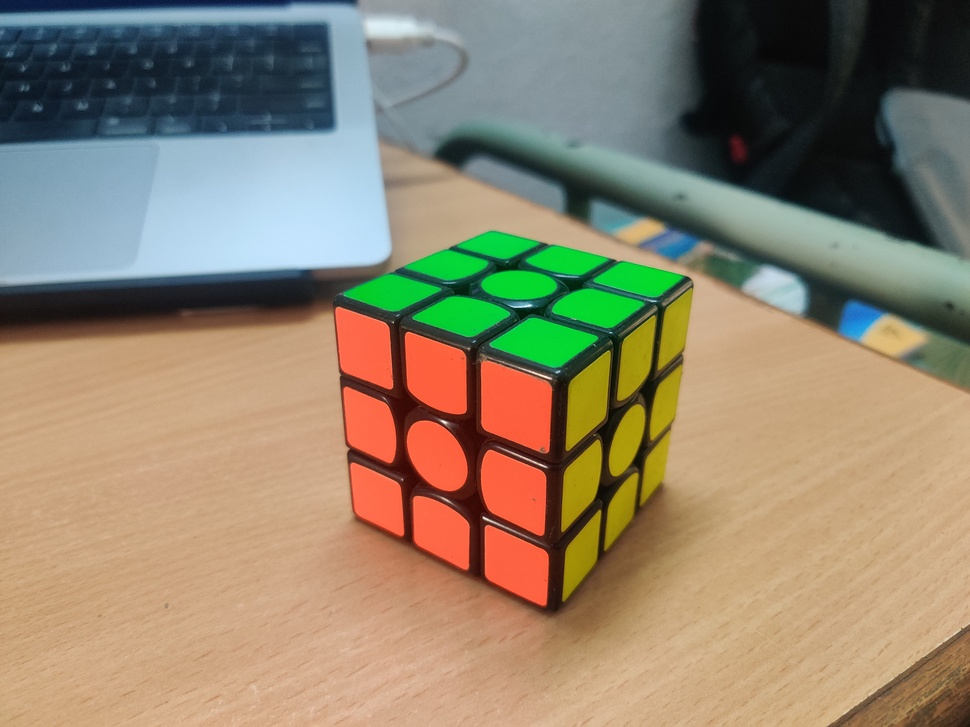
#> input picture assignment-1/images/Section-3/cube-01.jpg, 970 x 727 px, shrunk from 4000 x 3000 before the run
$ jupyter execute Q3.ipynb   (shell and % lines are left out)
#> lines starting #> are read from the running program, lines starting #| are printed output that depends on the picture
[cell 1]
import cv2
import numpy as np
import matplotlib.pyplot as plt

import matplotlib.image as mpimg

np.set_printoptions(suppress=True)

[cell 2]
# Makes a matrix homogeneous - appends one to the end of each row
def make_homo(no_homo):
    homo = np.hstack([no_homo, np.ones(no_homo.shape[0]).reshape(-1,1)])
    return homo

[cell 3]
def DLT(x, X):
    # Txyz, X = Normalization(3, X)
    # Tuv, x = Normalization(2, x)

    A = []
    for i in range(x.shape[0]):
        A.append(
            [X[i][0], X[i][1], X[i][2], X[i][3],       0,       0,       0,       0, -x[i][0]*X[i][0], -x[i][0]*X[i][1], -x[i][0]*X[i][2], -x[i][0]]
            )
        A.append(
            [      0,       0,       0,       0, X[i][0], X[i][1], X[i][2], X[i][3], -x[i][1]*X[i][0], -x[i][1]*X[i][1], -x[i][1]*X[i][2], -x[i][1]]
            )

    A = np.asarray(A) * -1

    U,S,V = np.linalg.svd(A)

    # The column of V is the solution corresponding to the smallest singular value
    P = V[np.argmin(S)]

    # Reshape P to 3x4
    P = P.reshape(3,4)

    # Normalize
    # P = P/P[2, 3]


    return P

[cell 4]
def project_points(P, X):
    x = P @ X.T
    x = x/x[2]
    return x.T[:, :2]

def get_projection_error(x, x_proj):
    return np.mean(np.linalg.norm(x_proj - x, axis=1))

[cell 5]
def get_properties(P):
    KR = P[:, :3]
    Kt = P[:, 3]

    K, R  = np.linalg.qr(KR)

    K = K/K[2, 2]
    K_inv = np.linalg.pinv(K)

    t = K_inv @ Kt
    return K, R, t

[cell 6]
def generate_projection_matrix(K, R, t):
    E = np.hstack([R, np.atleast_2d(t).T])
    I = K

    P = I @ E
    return P

[cell 7]
def plot_pts_on_image(image, lists_of_points, colors):
    %matplotlib inline

    fig = plt.figure(figsize=(10,10))

    imgplot = plt.imshow(image)

    idx = 0
    for points in lists_of_points:
        x = np.array(points)
        N = x.shape[0]
        area = (10 * np.ones(N))**2

        print(x.shape)
        plt.scatter(x[:, 0], x[:,1], c = colors[idx], s = area)
        idx += 1
    plt.show()

[cell 8]
# [13 lines of commented-out code are left out]

[cell 9]
world_coords = np.array(
                [
                    # Top-Left Edge
                    [1, 0, 0],
                    [2, 0, 0],
                    [3, 0, 0],

                    # Orange Face
                    [1, 1, 0],
                    [2, 1, 0],
                    [3, 1, 0],
                    [1, 2, 0],
                    [2, 2, 0],
                    [3, 2, 0],
                    [1, 3, 0],
                    [2, 3, 0],
                    [3, 3, 0],

                    # Top-Right Edge
                    [0, 0, 1],
                    [0, 0, 2],
                    [0, 0, 3],

                    # Green Face
                    [1, 0, 1],
                    [2, 0, 1],
                    [3, 0, 1],
                    [1, 0, 2],
                    [2, 0, 2],
                    [3, 0, 2],
                    [1, 0, 3],
                    [2, 0, 3],
                    [3, 0, 3],

                    # Front Edge
                    [0, 1, 0],
                    [0, 2, 0],
                    [0, 3, 0],

                    # Yellow Face
                    [0, 1, 1],
                    [0, 2, 1],
                    [0, 3, 1],
                    [0, 1, 2],
                    [0, 2, 2],
                    [0, 3, 2],
                    [0, 1, 3],
                    [0, 2, 3],
                    [0, 3, 3],
                ]
                )

# Image 1 (Cube-01)

[cell 10]
img_1=mpimg.imread('../images/Section-3/cube-01.jpg')
#> img_1 is the input picture: shape (727, 970, 3); mean R, G, B 145.2, 132.8, 109.9
imgplot = plt.imshow(img_1)

[cell 11]
img_coords_1 = np.array(
                [
                    # Top-Left Edge
                    [1959.036558719197, 1444.6922687851525],
                    [1647.4680608570154, 1335.440977326985],
                    [1388.5020366598776, 1242.3750623811384],


                    # Top-Right Edge
                    [2533.617424906597, 1400.1824833762694],
                    [2723.79559892637, 1262.6067830215397],
                    [2853.278611024939, 1157.4018356914526],

                    # Middle Edge
                    [2294.8831213498606, 1914.068187642465],
                    [2294.8831213498606, 2258.0074385292887],
                    [2290.83677722178, 2525.0661509825873],
                ]
)

[cell 12]
fig = plt.figure(figsize=(10,10))
imgplot = plt.imshow(img_1)

N = len(img_coords_1)

colors = np.arange(N)

cs = np.arange(0, 255, 255/ 6)
colors[:3] = cs[0]
colors[3:12] = cs[1]
colors[12:15] = cs[2]
colors[15:24] = cs[3]
colors[24:27] = cs[4]
colors[27:36] = cs[5]


area = (10 * np.ones(N))**2

plt.scatter(img_coords_1[:,0], img_coords_1[:,1], c=colors, s=area)
plt.show()
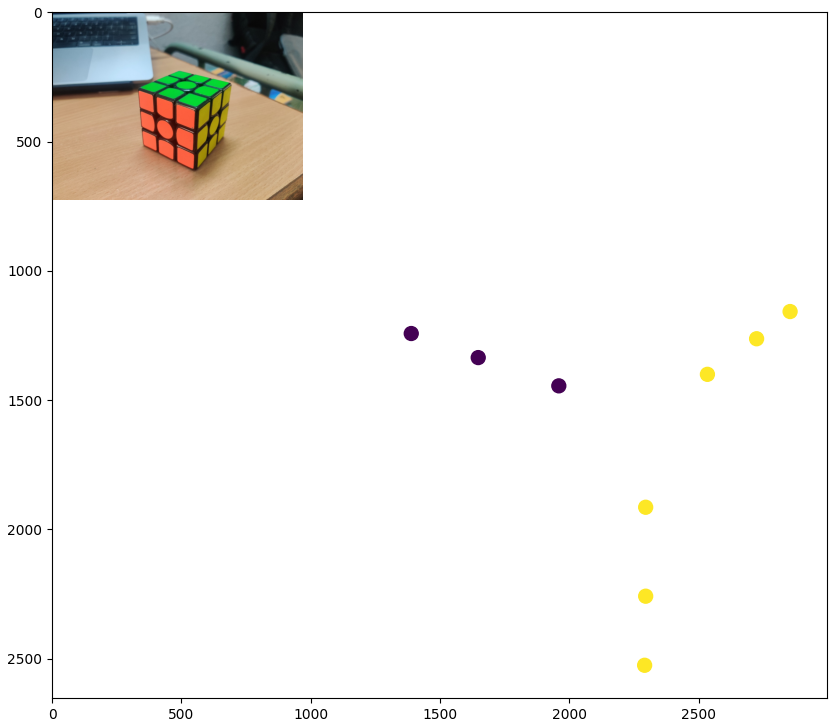
#> figure drawn by matplotlib, 1 panel

[cell 13]
world_coords_1 = np.array(
                [
                    # Top-Left Edge
                    [1, 0, 0],
                    [2, 0, 0],
                    [3, 0, 0],

                    # Top-Right Edge
                    [0, 0, 1],
                    [0, 0, 2],
                    [0, 0, 3],

                    # Front Edge
                    [0, 1, 0],
                    [0, 2, 0],
                    [0, 3, 0],

                ]
                )

[cell 14]
x1 = make_homo(img_coords_1)
X1 = make_homo(world_coords_1)

[cell 15]
P1 = DLT(x1, X1)

[cell 16]
K1, R1, T1 = get_properties(P1)

[cell 17]
x_proj_1 = make_homo(project_points(P1, X1))
get_projection_error(x1, x_proj_1)

[cell 18]
plot_pts_on_image(img_1, [x1, x_proj_1], ['r', 'b'])
#> the loop in plot_pts_on_image, `for points in lists_of_points:` made 2 passes
#> (N, area, idx) on passes 1 to 2: (9, [100, 100, 100, 100, 100, 100, 100, 100, 100], 1), (9, [100, 100, 100, 100, 100, 100, 100, 100, 100], 2)
#| (9, 3)
#| (9, 3)
#> after the loop in plot_pts_on_image, `for points in lists_of_points:`: idx = 2
#> in plot_pts_on_image, `plt.show()`:
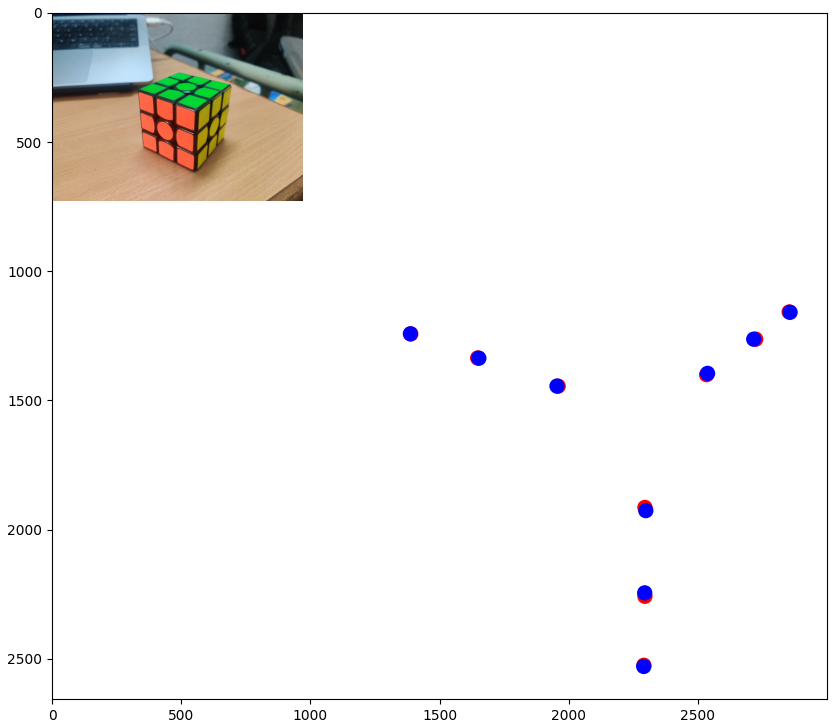
#> figure drawn by matplotlib, 1 panel

[cell 19]
proj_all_1 = make_homo(project_points(P1, make_homo(world_coords)))
plot_pts_on_image(img_1, [x1, x_proj_1, proj_all_1], ['r', 'b', 'g'])
#> the loop in plot_pts_on_image (call 2), `for points in lists_of_points:` made 3 passes
#> (N, area) on passes 1 to 2: (9, [100, 100, 100, 100, 100, 100, 100, 100, 100]), (9, [100, 100, 100, 100, 100, 100, 100, 100, 100])
#> N on pass 3: 36
#| (9, 3)
#| (9, 3)
#| (36, 3)

# Image 2 (Cube-02)

[cell 20]
img_2=mpimg.imread('../images/Section-3/cube-02.jpg')
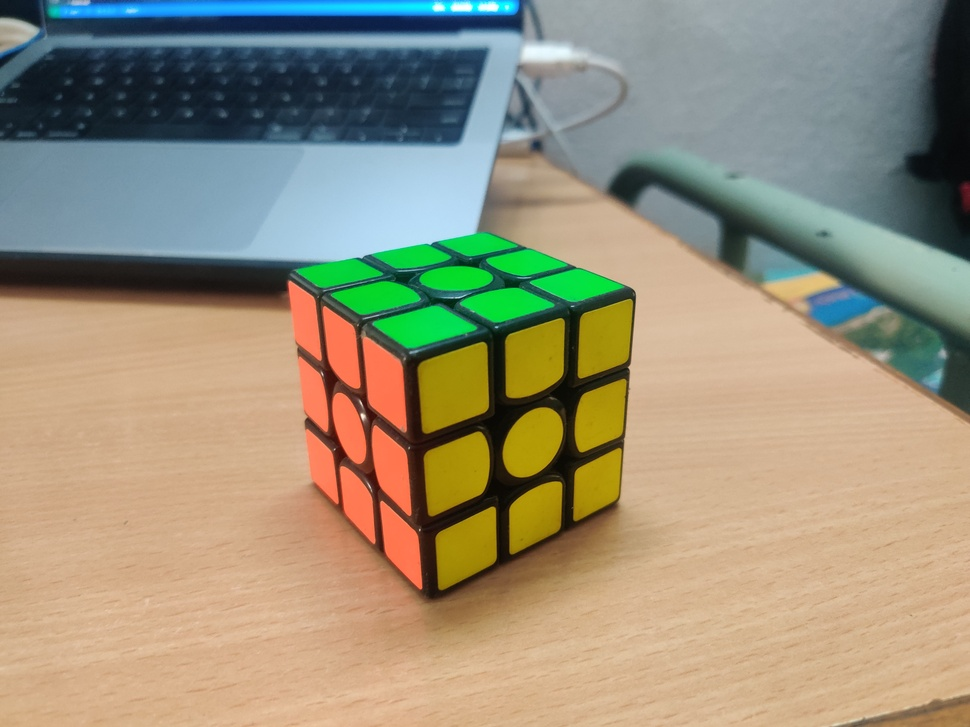
#> input picture assignment-1/images/Section-3/cube-02.jpg, 970 x 727 px, shrunk from 4000 x 3000 before the run
#> img_2 is the input picture: shape (727, 970, 3); mean R, G, B 152.8, 145.2, 122.1
imgplot = plt.imshow(img_2)

[cell 21]
img_coords_2 = np.array(
    [
        # Top-Left Edge
        [1493.7069839899648, 1339.4873214550653],
        [1323.7605306105932, 1218.0969976126567],
        [1202.370206768185, 1133.1237709229708],

        # Top-Right Edge
        [2031.8707530246422, 1363.765386223547],
        [2355.5782832710647, 1274.7458154057808],
        [2618.5906515962824, 1205.957965228416],

        # Middle Edge
        [1704.1168786501396, 1833.1413050808594],
        [1744.5803199309423, 2181.1269000957636],
        [1768.858384699424, 2456.2783008052224]
    ]
)

[cell 22]
fig = plt.figure(figsize=(10,10))
imgplot = plt.imshow(img_1)

N = len(img_coords_1)

colors = np.arange(N)

cs = np.arange(0, 255, 255/ 6)
colors[:3] = cs[0]
colors[3:12] = cs[1]
colors[12:15] = cs[2]
colors[15:24] = cs[3]
colors[24:27] = cs[4]
colors[27:36] = cs[5]


area = (10 * np.ones(N))**2

plt.scatter(img_coords_1[:,0], img_coords_1[:,1], c=colors, s=area)
plt.show()

[cell 23]
fig = plt.figure(figsize=(10,10))
imgplot = plt.imshow(img_1)

N = len(img_coords_1)

colors = np.arange(N)

cs = np.arange(0, 255, 255/ 6)
colors[:3] = cs[0]
colors[3:12] = cs[1]
colors[12:15] = cs[2]
colors[15:24] = cs[3]
colors[24:27] = cs[4]
colors[27:36] = cs[5]


area = (10 * np.ones(N))**2

plt.scatter(img_coords_1[:,0], img_coords_1[:,1], c=colors, s=area)
plt.show()

[cell 24]
world_coords_2 = np.array(
                [
                    # Top-Left Edge
                    [1, 0, 0],
                    [2, 0, 0],
                    [3, 0, 0],

                    # Top-Right Edge
                    [0, 0, 1],
                    [0, 0, 2],
                    [0, 0, 3],

                    # Front Edge
                    [0, 1, 0],
                    [0, 2, 0],
                    [0, 3, 0],

                ]
                )

[cell 25]
x2 = make_homo(img_coords_2)
X2 = make_homo(world_coords_2)

[cell 26]
P2 = DLT(x2, X2)

[cell 27]
K2, R2, T2 = get_properties(P2)

[cell 28]
x_proj_2 = make_homo(project_points(P2, X2))
get_projection_error(x2, x_proj_2)

[cell 29]
plot_pts_on_image(img_2, [x2, x_proj_2], ['r', 'b'])
#> the loop in plot_pts_on_image (call 3), `for points in lists_of_points:` made 2 passes
#| (9, 3)
#| (9, 3)
#> in plot_pts_on_image (call 3), `plt.show()`:
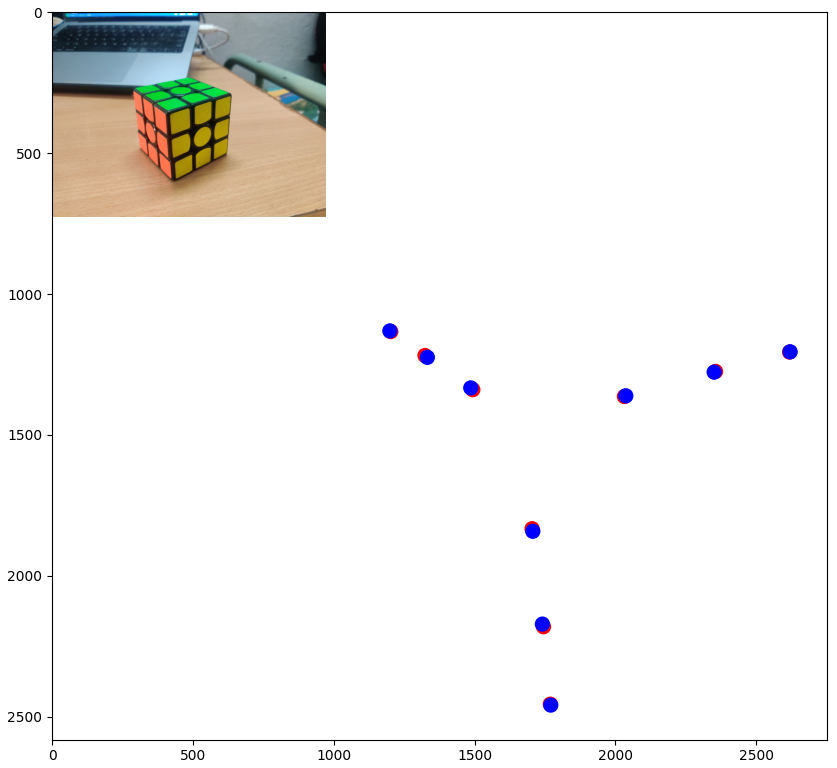
#> figure drawn by matplotlib, 1 panel

[cell 30]
proj_all_2 = make_homo(project_points(P2, make_homo(world_coords)))
plot_pts_on_image(img_2, [x2, x_proj_2, proj_all_2], ['r', 'b', 'g'])

# Triangulation

### Knowns

[cell 31]
matched_points = {
    'image_1' : make_homo(img_coords_1),
    'image_2' : make_homo(img_coords_2)
}

matched_points

[cell 32]
P1, P2
# We also have (K1, R1, C1) and (K2, R2, C2)

### To find :- 3D coords of matched points ??

[cell 33]
def triangulation_statistical(point_pair, P1, P2):
    x1 = point_pair[0]
    x2 = point_pair[1]


    A = []
    # equations for Point 1
    A.append(   x1[1] * P1[2] - P1[1]   )
    A.append(   P1[0] - x1[0] * P1[2]   )
    # equations for point 2
    A.append(   x2[1] * P2[2] - P2[1]   )
    A.append(   P2[0] - x2[0] * P2[2]   )
    A = np.array(A)

    # SVD
    U,S,V = np.linalg.svd(A)

    X = V[np.argmin(S)]

    X = X / X[3]
    return X

[cell 34]
pair_id = 1

# Get the matched points
x1 = matched_points['image_1'][pair_id]
x2 = matched_points['image_2'][pair_id]

X_actual = make_homo(world_coords)[pair_id]
X_actual

print("Actual World Coordinates :- ")
print(X_actual.tolist()[:3])

[cell 35]
X_calc = triangulation_statistical([x1, x2], P1, P2)
print("Calculated 3D world coords :- ")
X_calc.tolist()[:3]

[cell 36]
print("Error :-")
np.linalg.norm(X_calc - X_actual)

[cell 37]
for pair_id in range(matched_points['image_1'].shape[0]):
    print("-"*10)
    print("Pair ID :- ", pair_id)
    # Get the matched points
    x1 = matched_points['image_1'][pair_id]
    x2 = matched_points['image_2'][pair_id]

    X_actual = make_homo(world_coords_2)[pair_id]
    X_actual

    print("Actual World Coordinates :- ", X_actual.tolist()[:3])

    X_calc = triangulation_statistical([x1, x2], P1, P2)
    print("Calculated 3D world coords :- ", X_calc.tolist()[:3])
    print("Error :-", np.linalg.norm(X_calc - X_actual))
